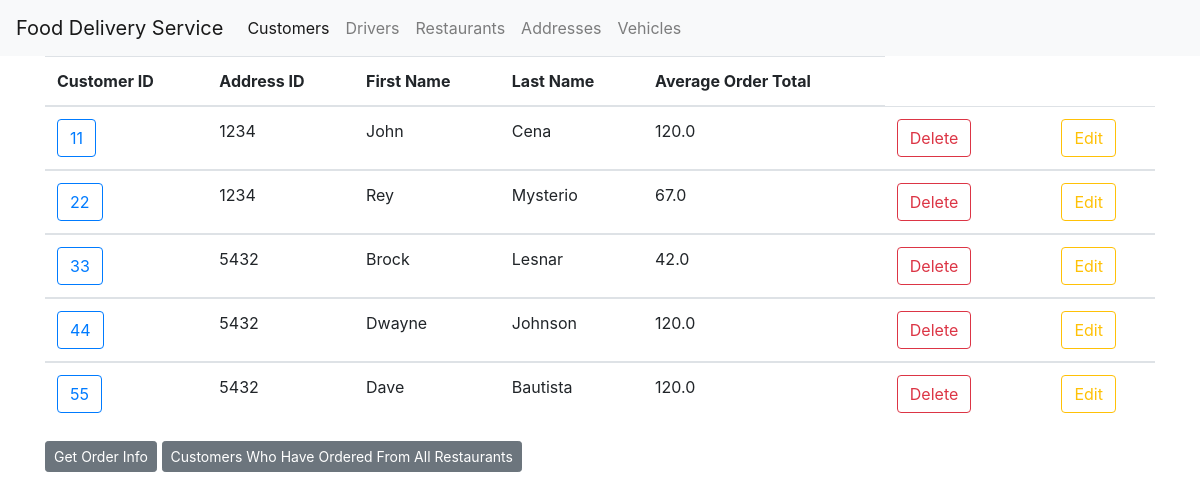
/customers, run on an earlier commit of the app's database.
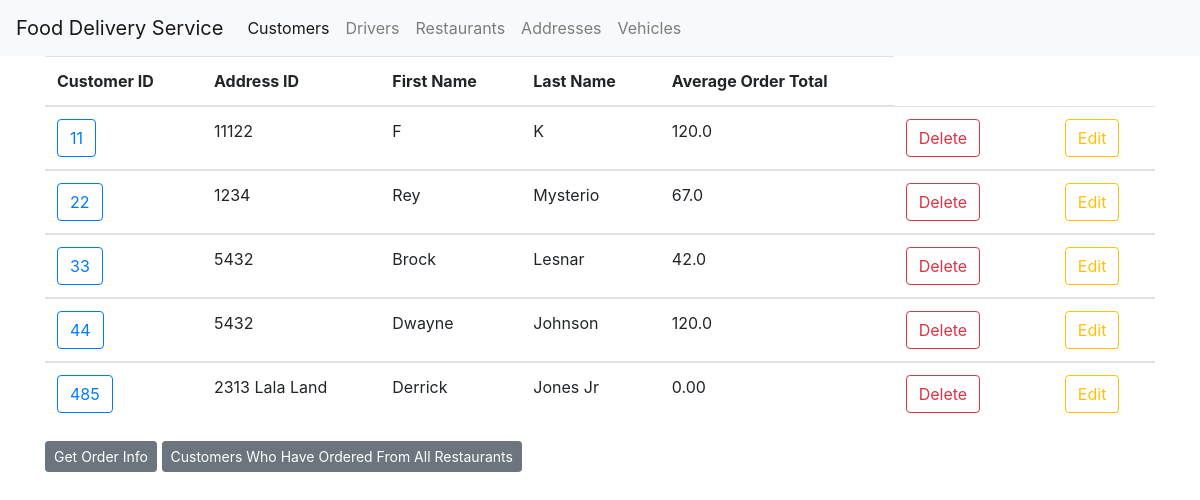
And on a later commit of the database.
### tables this page shows
CREATE TABLE Customer (
	customer_id integer,
	addressID integer,
	first_name char(50),
    last_name char(50),
	PRIMARY KEY (customer_id),
	FOREIGN KEY (addressID) REFERENCES Address
);

### app.py (the view)
@app.route('/customers')
def customer():
    db_conn = sqlite3.connect("food_delivery.db")
    cur = db_conn.cursor()
    tableData =  table("Customer")
    db_conn.close()
    print(tableData)
    return render_template('customer.html', tableData = tableData, avgOrderTotal = average_order_total())

### app.py (called while the page is built)
def select_table(table: str, attributes: str) -> str:
    db_conn = sqlite3.connect("food_delivery.db")
    cur = db_conn.cursor()
    out = []
    for row in cur.execute(f"SELECT {attributes} FROM {table}"):
        out.append(row)
    return out

def raw_select_query(query: str):
    db_conn = sqlite3.connect("food_delivery.db")
    cur = db_conn.cursor()
    out = []
    for row in cur.execute(query):
        out.append(row)
    return out

def average_order_total() -> Dict[int, float]:
    averageOrderTotalQuery = "SELECT O.customer_id, AVG(O.total) FROM OrderTakesHas O WHERE O.customer_id IN (SELECT customer_id FROM Customer) GROUP BY O.customer_id"
    avgOrderTotal = {id: avg for (id, avg) in raw_select_query(averageOrderTotalQuery)}
    return avgOrderTotal

@app.route("/tables/<tablename>", methods=['GET'])
def table(tablename: str):
    attributes = request.args.get("attributes")
    if attributes is None:
        attributes = "*"
    return select_table(tablename, attributes)

### templates/customer.html (shortened to what this page needs)
{% extends 'base.html' %}
{% block content %}
<div>
<table class="table">
    <thead>
      <tr>
        <th scope="col">Customer ID</th>
        <th scope="col">Address ID</th>
        <th scope="col">First Name</th>
        <th scope="col">Last Name</th>
        <th scope="col">Average Order Total</th>
      </tr>
    </thead>
    {% for user in tableData %}
    <tbody>
      <td><a href= "{{url_for('customer_helper', customer_id = user[0]) }}">
        <span class="btn btn-outline-primary"> {{ user[0] }} </span>
      </a></td>
      <td>{{ user[1] }} </td>
      <td>{{ user[2] }} </td>
      <td>{{ user[3] }} </td>
      <td>{% if avgOrderTotal[user[0]] %}{{ avgOrderTotal[user[0]] }} {% else %} 0.00 {% endif %}</td>
      <td><form action="{{ url_for('delete_customer') }}" method=post>
  <input type=submit class="btn btn-outline-danger" value="Delete" />
    </form>
    <td>
      <td><a href= "{{url_for('edit', customer_id = user[0]) }}">
        <span class="btn btn-outline-warning"> Edit  </span>
      </a></td>
    </tbody>
    {% endfor %}
  </table>
</div>
<div>
    <a href= "{{url_for('customer_restaurants') }}">
      <span class="btn btn-secondary btn-sm"> Get Order Info </span>
    </a>
    <a href= "{{url_for('customer_restaurants_orders') }}">
      <span class="btn btn-secondary btn-sm"> Customers Who Have Ordered From All Restaurants </span>
    </a>
</div>
{% endblock %}

### templates/base.html (shortened to what this page needs)
<!doctype html>
<html lang="en">
  <head>
    <link rel="stylesheet" href="https://stackpath.bootstrapcdn.com/bootstrap/4.3.1/css/bootstrap.min.css">
  </head>
  <body>
      <div>
        <nav class="navbar navbar-expand-lg navbar-light bg-light">
          <a class="navbar-brand" href="/">Food Delivery Service</a>
          <div class="collapse navbar-collapse" id="navbarSupportedContent">
            <ul class="navbar-nav mr-auto">
              <li class="nav-item active">
                <a class="nav-link" href="/customers">Customers<span class="sr-only">(current)</span></a>
              </li>
              <li class="nav-item">
                <a class="nav-link" href="/drivers">Drivers</a>
              </li>
              <li class="nav-item">
                <a class="nav-link" href="/restaurants">Restaurants</a>
              </li>
              <li class="nav-item">
                <a class="nav-link" href="/address">Addresses</a>
              </li>
              <li class="nav-item">
                <a class="nav-link" href="/vehicles">Vehicles</a>
              </li>
            </ul>
        </div>
     </div>
        <div class="container">
                {% block content %} {% endblock %}
        </div>
  </body>
</html>

What changed in the data, as far as the page shows it:
removed Customer: customer_id "55", addressID "5432", first_name "Dave", last_name "Bautista", avgOrderTotal "120.0"
changed Customer id 11: addressID "1234" → "11122"; first_name "John" → "F"; last_name "Cena" → "K"
added Customer: customer_id "485", addressID "2313 Lala Land", first_name "Derrick", last_name "Jones Jr", shows "0.00"
